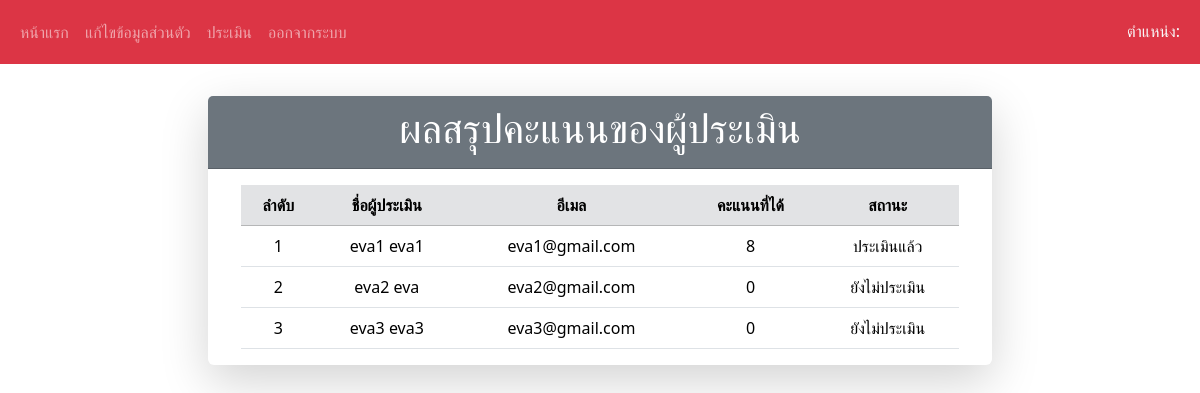
Page /score_member.php on the committed database.
### tables this page shows
CREATE TABLE `tb_eva` (
  `id_eva` int(11) NOT NULL,
  `id_member` int(11) NOT NULL,
  `status_eva` varchar(11) NOT NULL,
  `total` int(11) NOT NULL
);

CREATE TABLE `tb_member` (
  `id_member` int(11) NOT NULL,
  `fname` varchar(100) NOT NULL,
  `lname` varchar(100) NOT NULL,
  `email` varchar(100) NOT NULL,
  `username` varchar(100) NOT NULL,
  `password` int(11) NOT NULL,
  `role` enum('ฝ่ายบุคลากร','ผู้ประเมิน','') NOT NULL
);

### score_member.php (the view, shortened to what this page needs)
<!DOCTYPE html>
<html lang="th">
<head>
  <link href="css/bootstrap.min.css" rel="stylesheet">
</head>
<body>
<?php include "navbar.php";?>
    <div class="container-fluid">
        <div class="row mt-3" style="justify-content: center;">
            <div class="col-12" style="display: flex; justify-content: center;">
                <div class="col-8">
                    <div class="card shadow-lg mt-3" style="border: none;">
                        <div class="row" class="">
                            <center>
                                <div class="card-header bg-secondary"><h1 class="text-center text-white">ผลสรุปคะแนนของผู้ประเมิน</h1></div>
                                <div class="col-11">
                                    <table class="table mt-3 table-hover">
                                        <thead class="table-secondary">
                                            <tr>
                                                <th class="text-center">ลำดับ</th>
                                                <th class="text-center">ชื่อผู้ประเมิน</th>
                                                <th class="text-center">อีเมล</th>
                                                <th class="text-center">คะแนนที่ได้</th>
                                                <th class="text-center">สถานะ</th>
                                            </tr>
                                        </thead>
                                        <?php
                                            include "connect_db.php";
                                            $sql = "SELECT * FROM tb_member m , tb_eva e WHERE m.id_member = e.id_member";
                                            $result = $conn->query($sql);
                                            $n = 0;
                                            if($result->num_rows > 0){
                                            foreach($result as $row){
                                                $n++;
                                                $total_score = $row['total'];
                                        ?>
                                        <tbody>
                                            <tr>
                                                <td class="text-center"><?php echo $n; ?></td>
                                                <td class="text-center"><?php echo $row['fname'].' '.$row['lname']; ?></td>
                                                <td class="text-center"><?php echo $row['email']; ?></td>
                                                <td class="text-center"><?php echo $total_score; ?></td>
                                                <td class="text-center"><?php echo $row['status_eva'] === 'y' ? 'ประเมินแล้ว' : 'ยังไม่ประเมิน'; ?></td>
                                            </tr>
                                            <?php } ?>
                                        </tbody>
                                        <?php }else{ ?>
                                        <tr>
                                            <td class="text-center text-danger" colspan="5">ไม่มีข้อมูล</td>
                                        </tr>
                                        <?php } ?>
                                    </table>
                                </center>
                            </div>
                        </div>
                    </div>
                </div>
            </div>
        </div>
</body>
</html>

### rows in the picture
tb_eva: id_member.fname "eva1", id_member.lname "eva1", id_member.email "eva1@gmail.com", total "8", status_eva "ประเมินแล้ว"
tb_eva: id_member.fname "eva2", id_member.lname "eva", id_member.email "eva2@gmail.com", total "0", status_eva "ยังไม่ประเมิน"
tb_eva: id_member.fname "eva3", id_member.lname "eva3", id_member.email "eva3@gmail.com", total "0", status_eva "ยังไม่ประเมิน"
